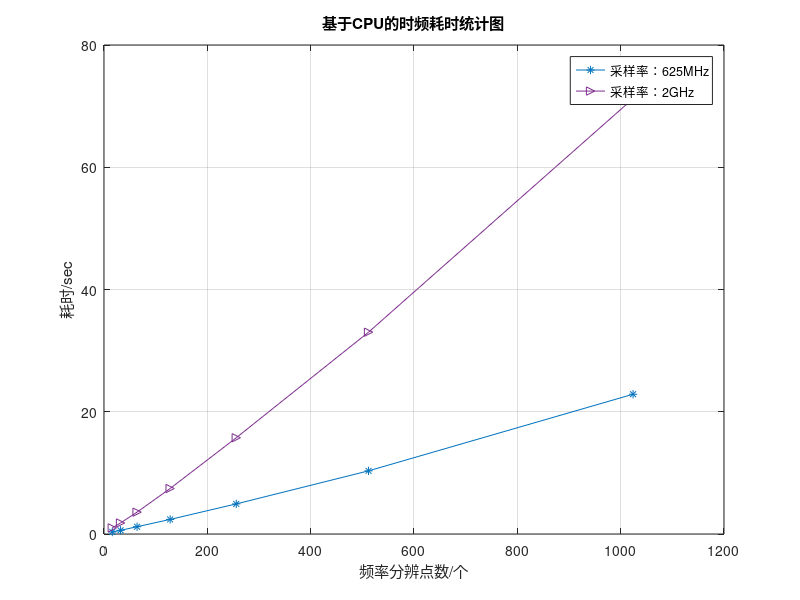

Recreate this plot in MATLAB. (Note: this script raises an error after producing the figure.)
clc;clear all; close all;

xxData = [16 32 64 128 256 512 1024];
yy1Data = [0.326831 0.60012 1.193 2.386 4.92375 10.3315 22.8668];
yy2Data = [1.00272 1.80688 3.57798 7.44231 15.7472 33.0173 71.2359];

figure
plot(xxData,yy1Data,'-*','color','#0072BD');
hold on;
plot(xxData,yy2Data,'>-','color','#7E2F8E');
grid on;
xlabel('频率分辨点数/个');ylabel('耗时/sec');legend('采样率：625MHz','采样率：2GHz')
title('基于CPU的时频耗时统计图');


zp = BaseZoom();
zp.plot;
% x = 50;
% y = 300;
% size = 100;
% 
% axes('Position',[0.2 0.55 0.3 0.3]);
% plot((y:y+size,x:x+size),:)

